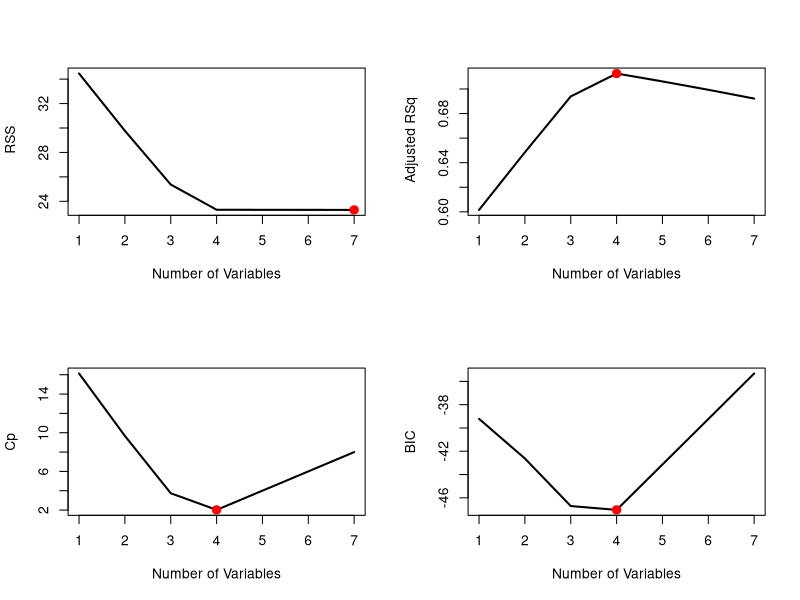
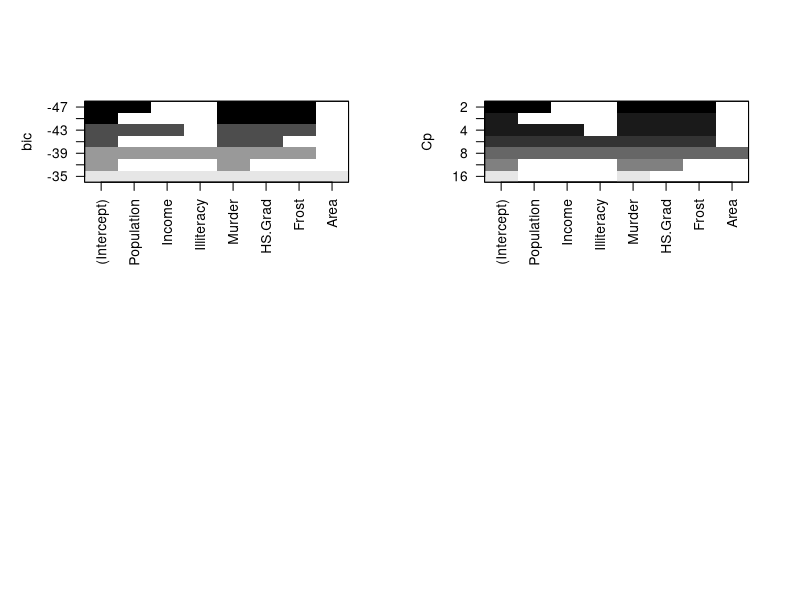

Generate these figures, in order, with R:
library(leaps)
# data is in matrix format, data frame is needed
data(state) 
state<-data.frame(state.x77,row.names=state.abb,check.names=T)
# Display only the 2 best models for each number of subsets
leaps<-regsubsets(Life.Exp~.,data=state,nvmax=dim(state)[2]-1)
S<-summary(leaps)

#plotting results and highlight best choice
par(mfrow =c(2,2))
plot(S$rss ,xlab=" Number of Variables ",ylab=" RSS",type="l",lwd=2)
w<-which.min (S$rss)
points(w,S$rss[w], col ="red",cex =2, pch =20)

plot(S$adjr2 ,xlab =" Number of Variables ",ylab=" Adjusted RSq",type="l",lwd=2)
w<-which.max (S$adjr2)
points(w,S$adjr2[w], col ="red",cex =2, pch =20)

plot(S$cp ,xlab =" Number of Variables ",ylab="Cp",type="l",lwd=2)
w<-which.min (S$cp)
points(w,S$cp[w], col ="red",cex =2, pch =20)

plot(S$bic ,xlab =" Number of Variables ",ylab="BIC",type="l",lwd=2)
w<-which.min (S$bic)
points(w,S$bic[w], col ="red",cex =2, pch =20)

# another way
plot(leaps,scale="bic")
plot(leaps,scale="Cp")
